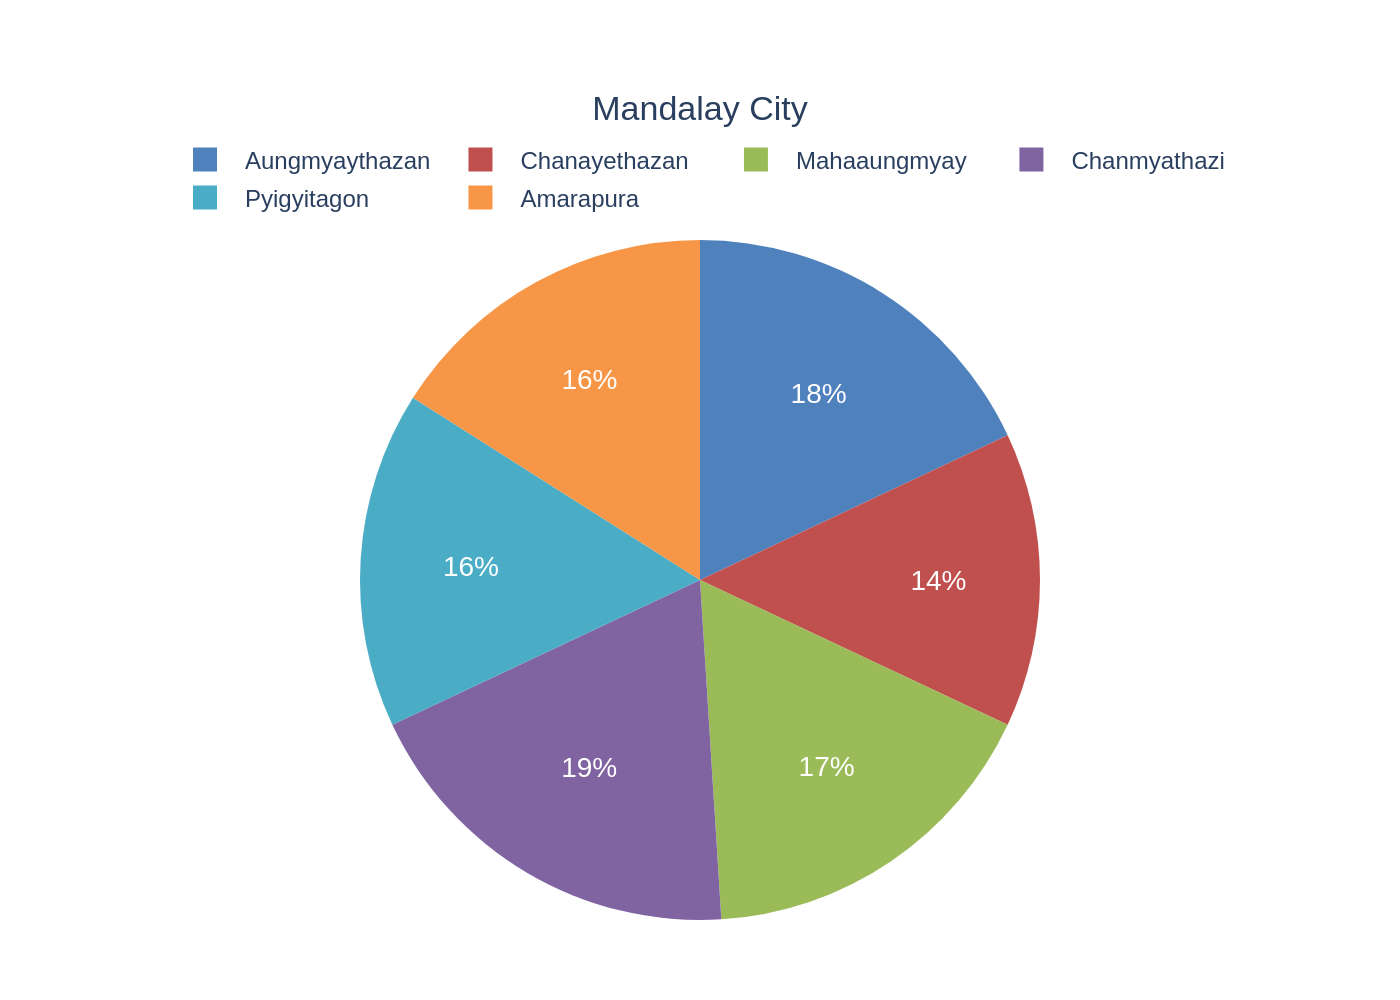

Write Python code to recreate this figure.
import sys
import json
import plotly.graph_objects as go
import os

# Check for command-line argument
if len(sys.argv) != 2:
    print("Usage: python generate_chart.py <json_file_path>")
    sys.exit(1)

# Get JSON file path from command-line argument
json_file_path = sys.argv[1]

# Read data from the JSON file
try:
    with open(json_file_path, 'r', encoding='utf-8') as f:
        chart_info = json.load(f)
except FileNotFoundError:
    print(f"Error: JSON file not found at {json_file_path}")
    sys.exit(1)
except json.JSONDecodeError:
    print(f"Error: Could not decode JSON from {json_file_path}")
    sys.exit(1)

# Extract data for the chart
chart_data = chart_info.get("chart_data", [])
texts = chart_info.get("texts", {})
colors = chart_info.get("colors", [])

labels = [item['label'] for item in chart_data]
values = [item['value'] for item in chart_data]

# Create the pie chart
fig = go.Figure()

fig.add_trace(go.Pie(
    labels=labels,
    values=values,
    marker_colors=colors,
    textinfo='percent',
    textfont=dict(size=14, color='white'),
    sort=False,  # Preserve the original order from the JSON
    direction='clockwise',
    hole=0
))

# Update layout
title_text = texts.get('title', '')
if texts.get('subtitle'):
    title_text += f"<br><sub>{texts.get('subtitle')}</sub>"

fig.update_layout(
    title=dict(
        text=title_text,
        x=0.5,
        xanchor='center'
    ),
    font=dict(
        family="Arial",
        size=12
    ),
    legend=dict(
        orientation="h",
        yanchor="bottom",
        y=1.02,
        xanchor="center",
        x=0.5
    ),
    margin=dict(l=40, r=40, b=40, t=120),
    showlegend=True
)

# Determine the output filename from the input JSON path
base_filename = os.path.splitext(os.path.basename(json_file_path))[0]
output_image_path = f"{base_filename}.png"

# Save the figure as a PNG image
fig.write_image(output_image_path, scale=2)

print(f"Chart saved to {output_image_path}")
